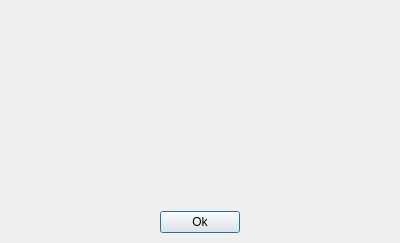
<?xml version="1.0" encoding="UTF-8"?>
<ui version="4.0">
 <class>m_Window</class>
 <widget class="QFrame" name="m_Window">
  <property name="geometry">
   <rect>
    <x>0</x>
    <y>0</y>
    <width>400</width>
    <height>243</height>
   </rect>
  </property>
  <property name="minimumSize">
   <size>
    <width>400</width>
    <height>0</height>
   </size>
  </property>
  <property name="focusPolicy">
   <enum>Qt::TabFocus</enum>
  </property>
  <layout class="QVBoxLayout" name="verticalLayout">
   <property name="spacing">
    <number>16</number>
   </property>
   <property name="leftMargin">
    <number>6</number>
   </property>
   <property name="topMargin">
    <number>4</number>
   </property>
   <property name="rightMargin">
    <number>6</number>
   </property>
   <property name="bottomMargin">
    <number>10</number>
   </property>
   <item>
    <widget class="COsdSelectTree" name="m_Tree">
     <property name="focusPolicy">
      <enum>Qt::WheelFocus</enum>
     </property>
     <property name="autoFillBackground">
      <bool>false</bool>
     </property>
     <property name="styleSheet">
      <string notr="true">#m_Tree {background-color: transparent;}
/*INCLUDE_UI_scrollbar.qss*/</string>
     </property>
     <property name="frameShape">
      <enum>QFrame::NoFrame</enum>
     </property>
     <property name="editTriggers">
      <set>QAbstractItemView::NoEditTriggers</set>
     </property>
     <property name="showDropIndicator" stdset="0">
      <bool>false</bool>
     </property>
     <property name="verticalScrollMode">
      <enum>QAbstractItemView::ScrollPerPixel</enum>
     </property>
     <property name="indentation">
      <number>2</number>
     </property>
     <property name="uniformRowHeights">
      <bool>true</bool>
     </property>
     <property name="animated">
      <bool>true</bool>
     </property>
     <property name="columnCount">
      <number>1</number>
     </property>
     <property name="sliderInfo" stdset="0">
      <string notr="true">color1=&quot;0x5010F010&quot; color2=&quot;0&quot; type=&quot;0&quot; roundcorner=&quot;0&quot; borderwidth=&quot;0&quot; bordercolor=&quot;0&quot;</string>
     </property>
     <property name="borderInfo" stdset="0">
      <string notr="true">borderwidth=&quot;0&quot; roundcorner=&quot;0&quot; bordercolor=&quot;0x9010B010&quot; </string>
     </property>
     <property name="imageParams" stdset="0">
      <string notr="true">checked=&quot;img/chapters/check.png&quot;  empty=&quot;img/chapters/chapter.png&quot; </string>
     </property>
     <property name="cursorInfo" stdset="0">
      <stringlist notr="true">
       <string>id=&quot;focus&quot;  marginBottom=&quot;1&quot; marginTop=&quot;1&quot; type=&quot;0&quot; color1=&quot;0x7080A0FF&quot; roundcorner=&quot;0&quot; bordercolor=&quot;0xFF000000&quot; borderWidth=&quot;0&quot;</string>
       <string>id=&quot;hover&quot; marginBottom=&quot;1&quot; marginTop=&quot;1&quot; type=&quot;0&quot; color1=&quot;0x3080A0FF&quot; roundcorner=&quot;0&quot; bordercolor=&quot;0xFF000000&quot; borderWidth=&quot;0&quot;</string>
      </stringlist>
     </property>
     <property name="tooltipTruncated" stdset="0">
      <bool>true</bool>
     </property>
     <property name="smoothCursorMovement" stdset="0">
      <number>2</number>
     </property>
	 
	 <attribute name="headerVisible">
      <bool>false</bool>
     </attribute>
     <column>
      <property name="text">
       <string notr="true">1</string>
      </property>
     </column>
    </widget>
   </item>
   <item alignment="Qt::AlignHCenter">
    <widget class="QPushButton" name="m_OkButton">
     <property name="sizePolicy">
      <sizepolicy hsizetype="Preferred" vsizetype="Fixed">
       <horstretch>0</horstretch>
       <verstretch>0</verstretch>
      </sizepolicy>
     </property>
     <property name="maximumSize">
      <size>
       <width>160</width>
       <height>16777215</height>
      </size>
     </property>
     <property name="focusPolicy">
      <enum>Qt::TabFocus</enum>
     </property>
     <property name="styleSheet">
      <string notr="true">/*INCLUDE_UI_defaultbutton.qss*/</string>
     </property>
     <property name="text">
      <string>Ok</string>
     </property>
     <property name="default">
      <bool>true</bool>
     </property>
    </widget>
   </item>
  </layout>
 </widget>
 <customwidgets>
  <customwidget>
   <class>COsdSelectTree</class>
   <extends>QTreeWidget</extends>
   <header>OsdSelectTree.h</header>
  </customwidget>
 </customwidgets>
 <resources/>
 <connections/>
</ui>
